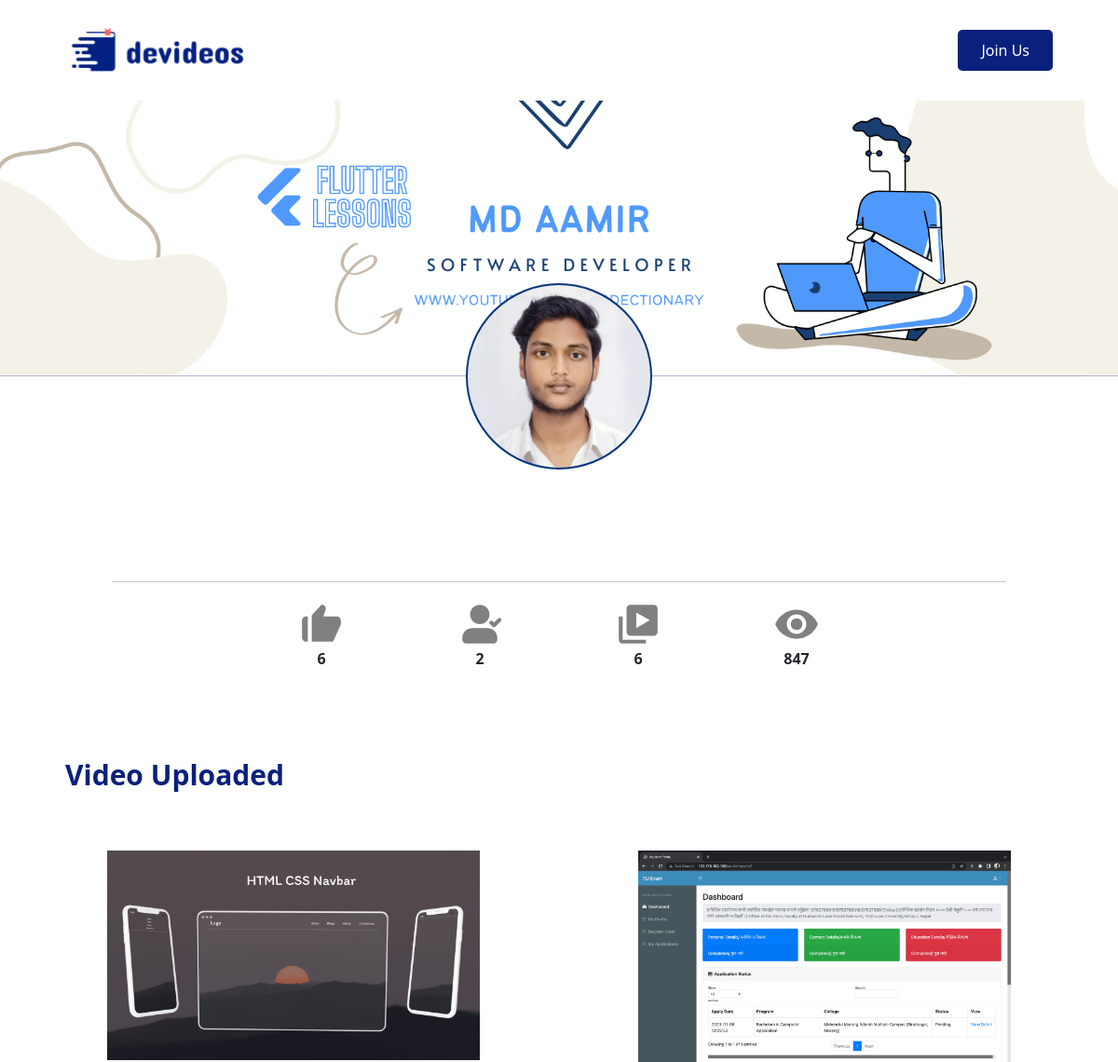
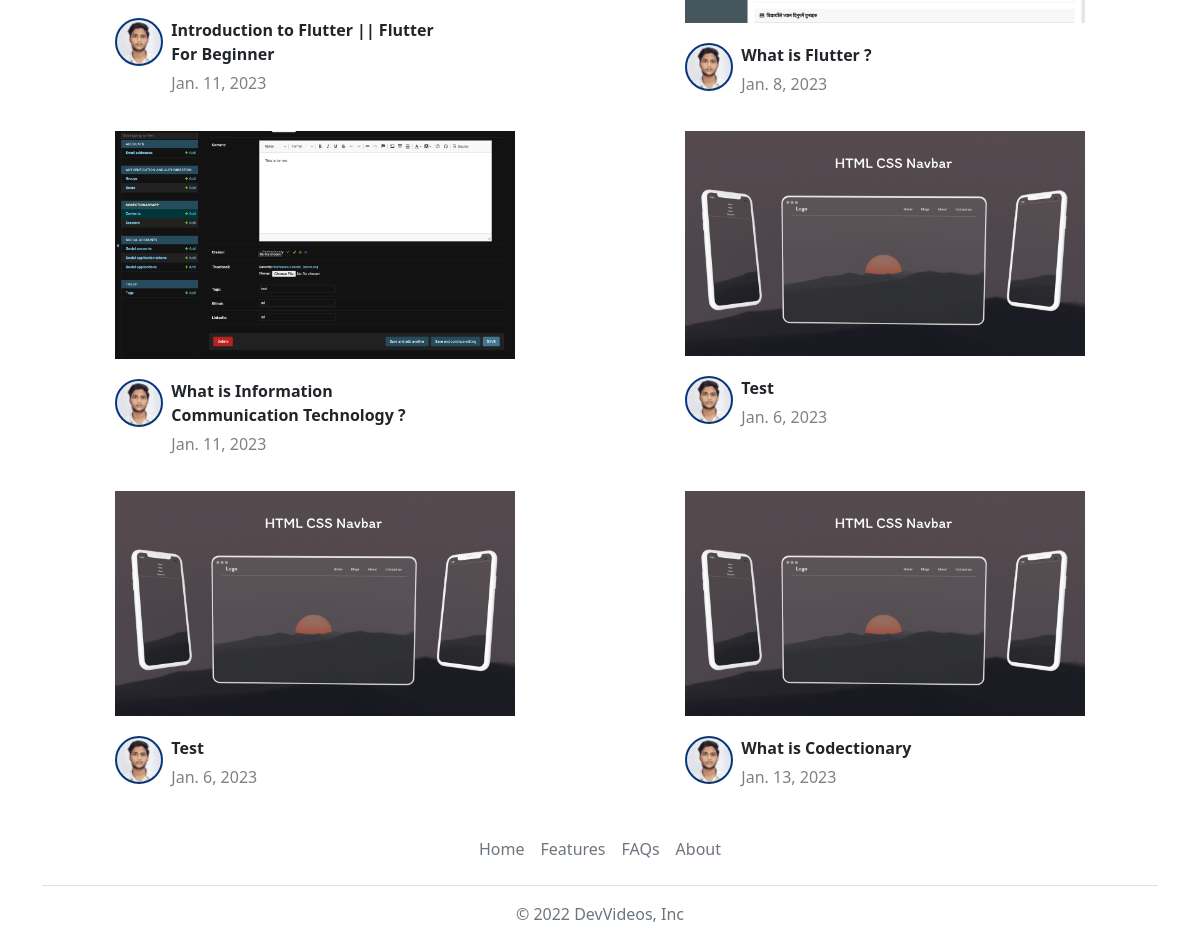
Page /profile/Codectionary/ on the earlier database version (2 pictures, top to bottom).
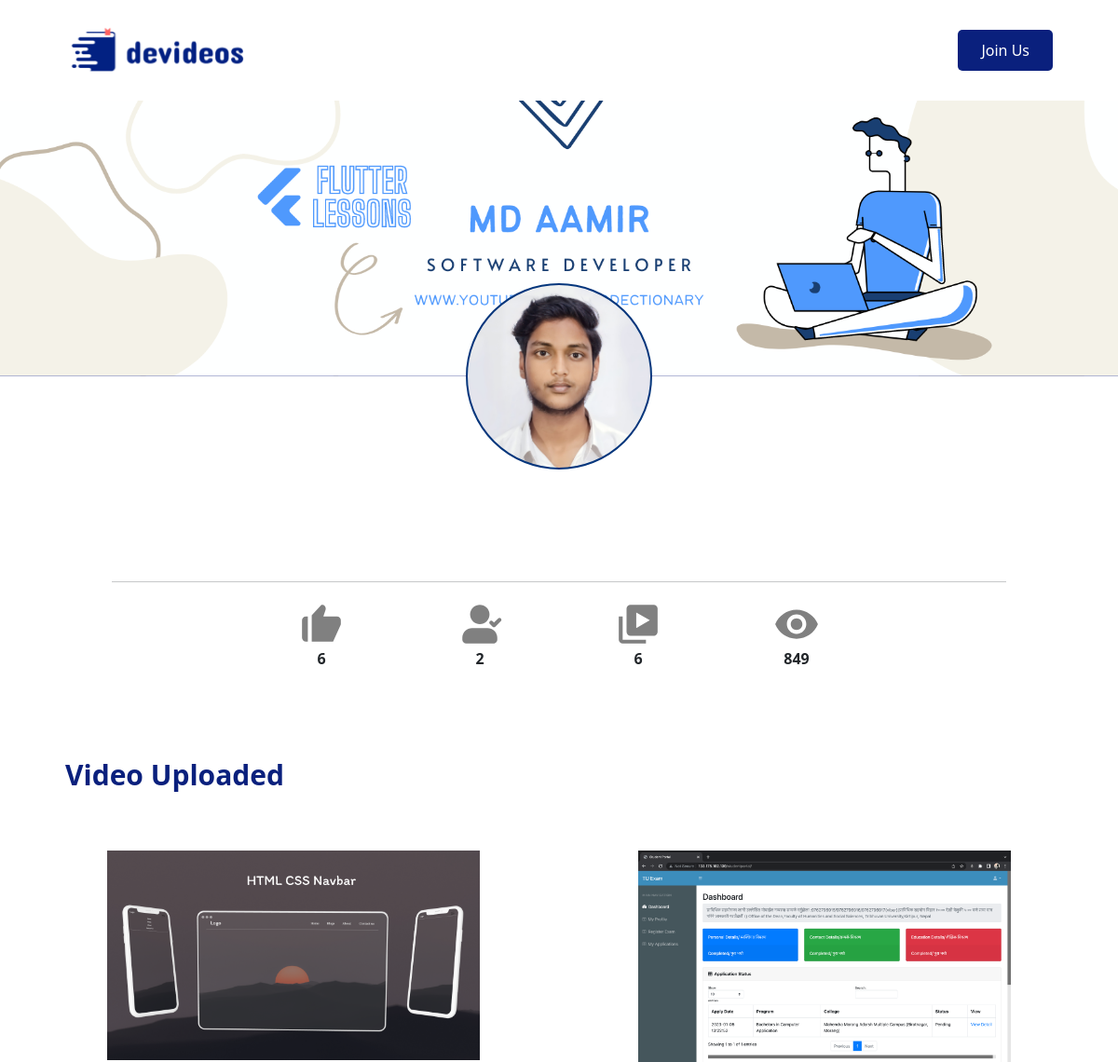
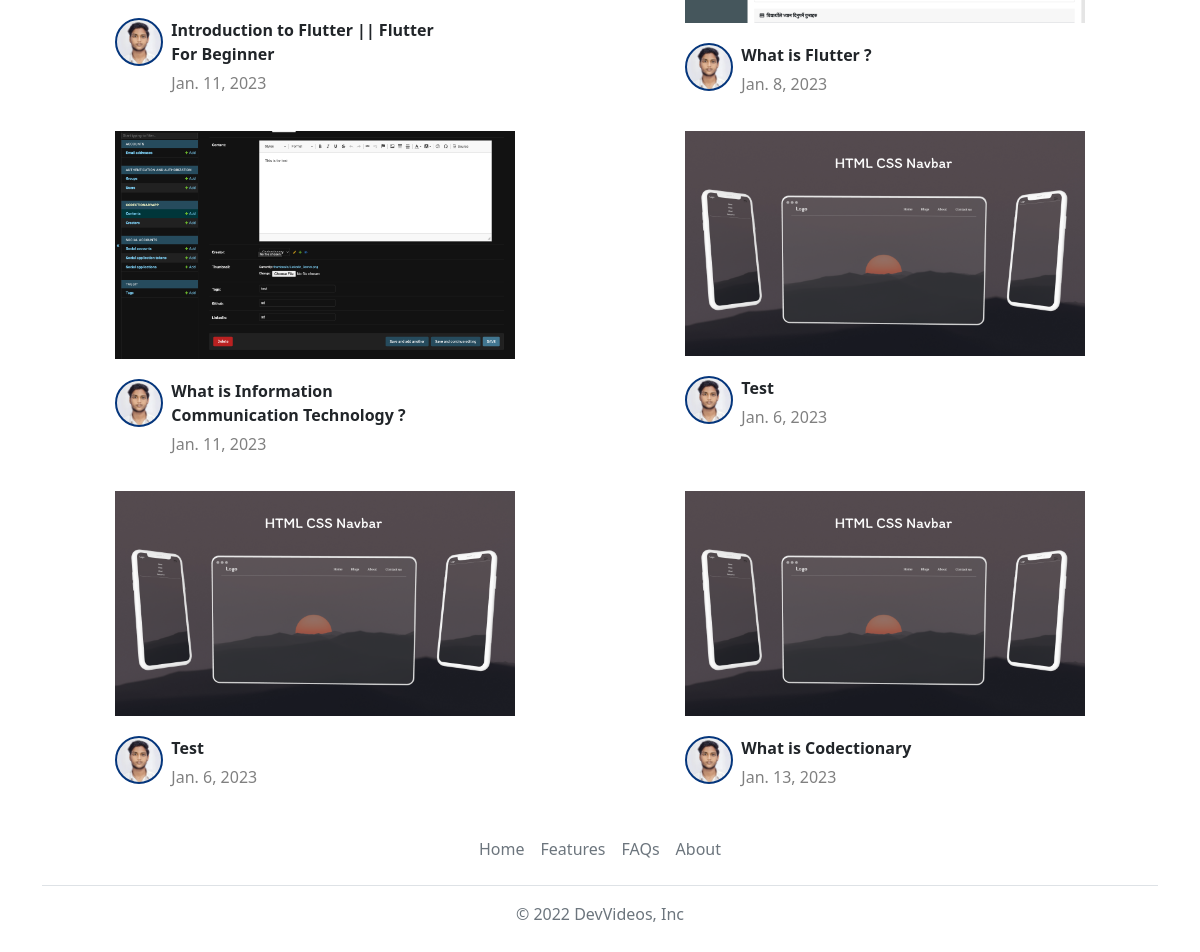
Same page on the later database version (2 pictures, top to bottom).
### codectionaryapp/models.py (models this page shows, shortened)
class Creator(models.Model):
    email  = models.EmailField(unique=True);
    name  = models.CharField(max_length=100);
    channel_name  = models.CharField(max_length=100,unique=True);
    street_address  = models.CharField(max_length=100);
    country  = models.CharField(max_length=100);
    city  = models.CharField(max_length=100);
    zip_code  = models.IntegerField(default=00);
    date_of_birth  = models.DateField(auto_now=False, auto_now_add=False);
    channel_catagory  = models.CharField(max_length=100);
    channel_banner  = models.ImageField(upload_to='img/');
    channel_logo  = models.ImageField(upload_to='img/');
    about  = models.CharField(max_length=500);
    github  = models.CharField(max_length=500,default='')
    user = models.OneToOneField(User,on_delete= models.CASCADE, default='')
    date_joined = models.DateField(auto_now=True);

class Content(models.Model):
    id = models.IntegerField( unique=True, auto_created=True, editable=False, primary_key=True,)
    title =  models.CharField(max_length=55)
    desciption = models.CharField(max_length=200,  default='')
    video = models.FileField(upload_to='videos/', null=False)
    content = RichTextField()
    views = models.IntegerField(default=0,editable=False)
    rating  = models.FloatField(default=0,editable=False)
    likes = models.IntegerField(default=0,editable=False)
    creator = models.ForeignKey(Creator,on_delete= models.CASCADE,null=True)
    thumbnail = models.ImageField(upload_to='thumbnails/')
    date_uploaded = models.DateField(auto_now=True);
    tags = models.CharField(max_length=100,default='')
    github = models.CharField(max_length=500,default='')
    linkedin = models.CharField(max_length=500,default='')

### codectionaryapp/views.py (the view)
# urls.py: path('profile/<str:publisher>/', views.profile, name='profile'),
def profile(request, publisher):
    creator = None
    contents = None
    channel_owner = None
    if request.user.is_authenticated:
        user = Creator.objects.filter(user=request.user)
        if user:
            creator = user[0]
    context = {'title': 'Codectionary - Online Learning Channel',
               'creator_profile': creator, 'contents': contents, 'publisher': channel_owner, }
    creators = Creator.objects.filter(channel_name=publisher);
    if creators:
        view = 0
        likes = 0
        channel_owner = creators[0]
        contents = Content.objects.filter(creator=channel_owner).all()
        followers = Follower.objects.filter(follow_to=channel_owner).all()
        for cont in contents:
            li = Like.objects.filter(content= cont).all()
            vi = View.objects.filter(content= cont).all()
            view = view + len(vi)
            likes = likes + len(li)
        context = {'title': 'Codectionary - Online Learning Channel',
               'creator_profile': creator, 'contents': contents, 'publisher': channel_owner,'followers': len(followers), 'uploads': len(contents), 'views':view, 'likes': likes,}
        return render(request, 'profile.html', context)
    else:
        return render(request, '404.html',)

### templates/profile.html (shortened to what this page needs)
{% extends 'skleton.html' %}
{% block body %}
         <div>
            <div class="banner" style="background-image:url('/media/{{publisher.channel_banner}}')"></div>
            <a href=""><div class="nav-foot profile-photo profile-bg" style="background-image:url('/media/{{publisher.channel_logo}}')"></div> </a>
            <hr class="pro-line">
            <div class="showcase">
                <span class="case">
                    <div>
                        <img src="/static/img/like-not.svg" class="showcase-icon">
                    </div>
                    <b>{{likes}}</b>
                </span>
                <span class="case">
                    <div>
                        <img src="/static/img/follow.svg" class="showcase-icon">
                    </div>
                    <b>{{followers}}</b>
                </span>
                <span class="case">
                    <div>
                        <img src="/static/img/videos.svg" class="showcase-icon">
                    </div>
                    <b>{{uploads}}</b>
                </span>
                <span class="case">
                    <div>
                        <img src="/static/img/views.svg" class="showcase-icon">
                    </div>
                    <b>{{views}}</b>
                </span>
            </div>
        </div>
        {%if  contents%}
         <h1 class="video-heading pro-vid-header ">Video Uploaded</h1>
        {%endif%}
     <section>
        <div class="container videos-lst l-mg">
            <div class="row">
                {% for content in contents %}
                <div class="col">
                    <a href="/watch?content={{content.id}}">
                        <div class="videoCard">
                            <img src="/media/{{content.thumbnail}}" alt="" class="thumbnail">
                            <div class="video-about">
                                <a href="/profile/{{content.creator.channel_name}}/">
                                    <div class="profile-photo img-fluid" id="{{content.id}}" style="background-image: url(/media/{{content.creator.channel_logo}})"></div>
                                </a>
                                    <div class="vid-title">
                                        <b class="title-txt">{{content.title}}</b>
                                        <div class="rating">
                                            {{content.date_uploaded}}
                                        </div>
                                    </div>
                                <img src="/static/img/option-icon.svg" class="gray-200">
                            </div>
                        </div>
                    </a>
                </div>
            {% endfor %}
            </div>
          </div>
    </section>
{% endblock body %}

Differences in the rows shown:
changed Creator: channel_logo: a different picture
changed through a linked row, Content "Introduction to Flutter || Flutter For Beginner": creator.channel_logo: a different picture
changed through a linked row, Content "What is Flutter ?": creator.channel_logo: a different picture
changed through a linked row, Content "What is Information Communication Technology ?": creator.channel_logo: a different picture
changed through a linked row, Content (number 4 of 6 on the later page): creator.channel_logo: a different picture
changed through a linked row, Content (number 5 of 6 on the later page): creator.channel_logo: a different picture
changed through a linked row, Content "What is Codectionary": creator.channel_logo: a different picture
Other differences:
{{ views }}: "847" → "849"
